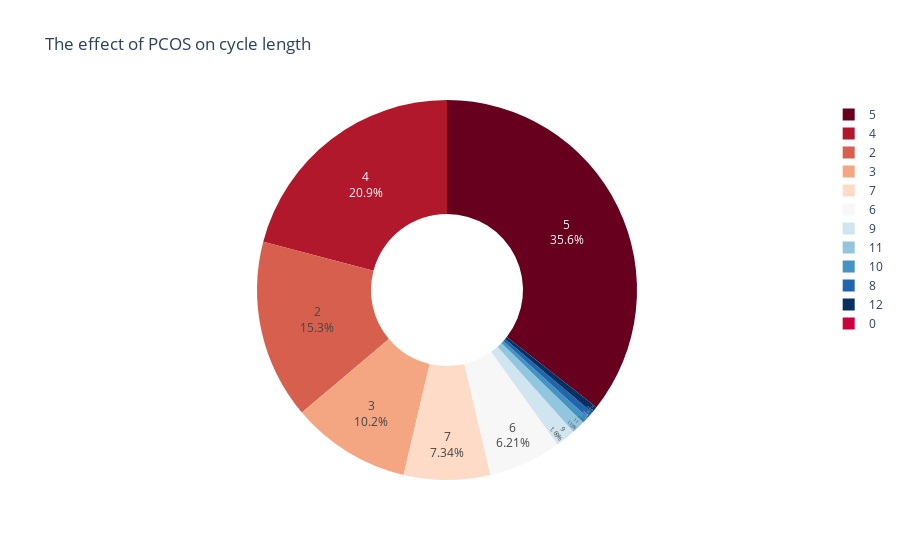

Write notebook code for a chart like this one.
### Code cell
fig=px.pie(df,values='PCOS_(Y/N)',names='Cycle_length(days)',hole=.4,color_discrete_sequence=px.colors.sequential.RdBu,title='The effect of PCOS on cycle length')
fig.update_traces(textposition='inside',textinfo='percent+label')

### Figure 1 — Plotly figure (JSON) as saved in the notebook; plotly's stock layout.template omitted (floating-point values rounded to 4 significant figures; data arrays with more than 128 entries replaced by an {"elided": "..."} marker saying what was removed)
{"data": [{"domain": {"x": [0, 1], "y": [0, 1]}, "hole": 0.4, "hovertemplate": "Cycle_length(days)=%{label}<br>PCOS_(Y/N)=%{value}<extra></extra>", "labels": {"elided": "541 int values"}, "legendgroup": "", "name": "", "showlegend": true, "textinfo": "percent+label", "textposition": "inside", "type": "pie", "values": {"elided": "541 int values"}}], "layout": {"legend": {"tracegroupgap": 0}, "piecolorway": ["rgb(103,0,31)", "rgb(178,24,43)", "rgb(214,96,77)", "rgb(244,165,130)", "rgb(253,219,199)", "rgb(247,247,247)", "rgb(209,229,240)", "rgb(146,197,222)", "rgb(67,147,195)", "rgb(33,102,172)", "rgb(5,48,97)"], "title": {"text": "The effect of PCOS on cycle length"}}}
